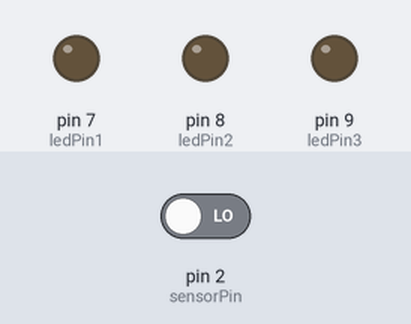
A sketch run on a simulated Arduino Uno, built with avr-gcc and run on an emulated ATmega328P. On the bench: output pins drawn as LEDs (lit = HIGH). Dashed ring = blinking. The test bench sets the inputs (shaded band); at power-on: pin 2 (sensorPin) LOW.

Above: at 1.2 s.
1.3 s: pin 2 (sensorPin) driven HIGH
At 1.42 s:
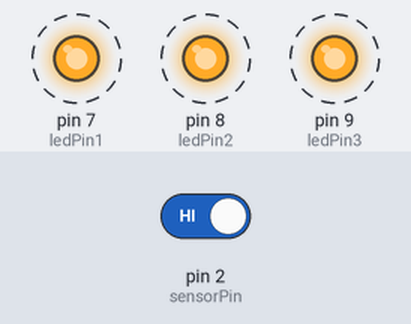
4.3 s: pin 2 (sensorPin) driven LOW
At 5.3 s:
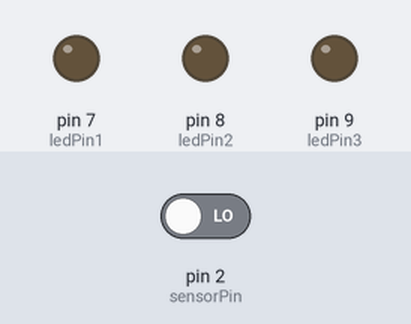
Timing chart, 0 to 7.3 s (numbered marks = the images above; inputs shaded):
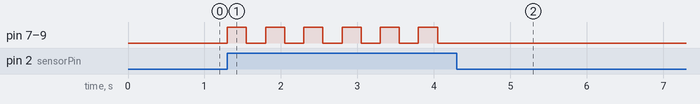

Measured:
- after the input at 1.3 s, pin 7 (ledPin1), pin 8 (ledPin2), pin 9 (ledPin3): alternates HIGH for 0.25 s and LOW for 0.25 s, starting at once
- after the input at 4.3 s, pin 7 (ledPin1), pin 8 (ledPin2), pin 9 (ledPin3): stops changing and stays LOW

The sketch:

clap_on.ino
```cpp
/*
Light It Up Sketch
*/

// 0 false; 1 true
#define debug 1

#define ledPin1 7
#define ledPin2 8
#define ledPin3 9
#define sensorPin 2

const int DialSensitivity = 150;
const int variance=100;
const int dim=600;
const int lessdim= dim+variance;
const int leastdim = lessdim+variance;

void setup() {
  pinMode(ledPin1, OUTPUT);
  pinMode(ledPin2, OUTPUT);
  pinMode(ledPin3, OUTPUT);
  pinMode(sensorPin, INPUT);

  if(debug){
    Serial.begin(9600);
  }
}

void loop() {

    int sound = digitalRead(sensorPin);

    //if a sound is heard, and the LEDs are off, turn them on,
    if(sound == HIGH){
      // sound is heard
      int val = !digitalRead(ledPin1);

      digitalWrite(ledPin1, val);
      digitalWrite(ledPin2, val);
      digitalWrite(ledPin3, val);
      delay(250);
    }
}
```
